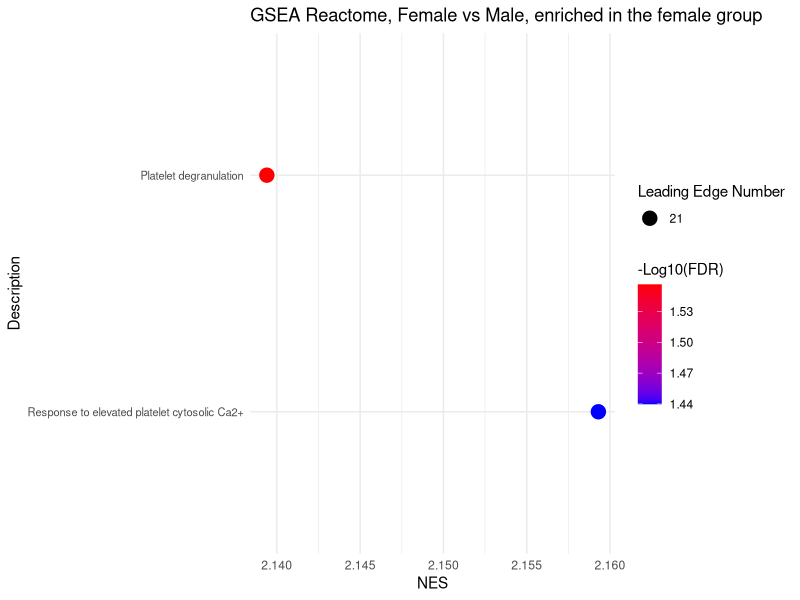
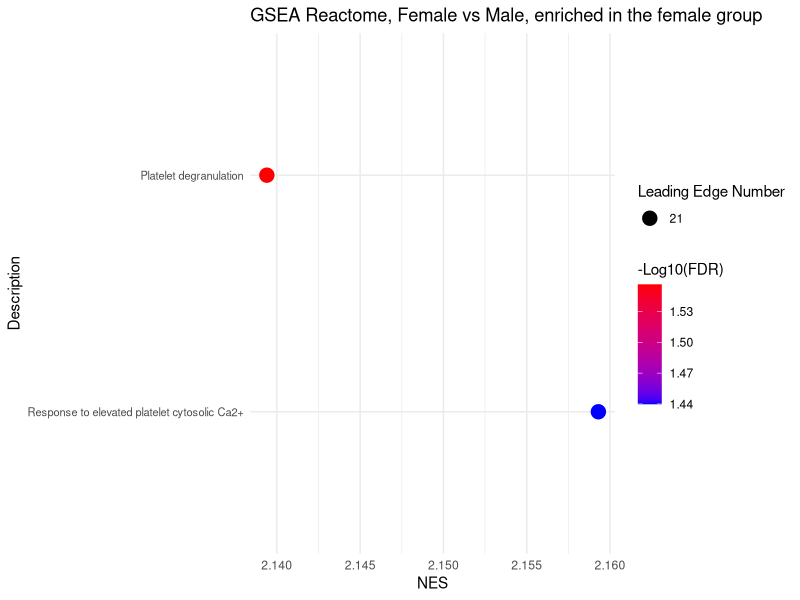

Write the R code that produced these figures, in order.
# =============================================================================
# Script 5 (female_vs_male_GSEA): Dot plot of gene set enrichment analysis
#                                 (GSEA) results, Female vs Male (single-factor)
# =============================================================================
#
# Purpose:
#   Plot pre-computed GSEA results (Reactome) for the Female vs Male
#   comparison of the single-factor model in Script_4. This script only draws
#   the figure; the enrichment analysis itself was run outside R.
#
# NES direction:
#   Positive NES = gene set enriched in the Female group (up in Female - Male);
#   negative NES = enriched in the Male group. Both significant pathways have
#   positive NES (female-enriched), so the x-axis shows NES unchanged.
#
# Input (in this folder):
#   - GSEA_summary_female_vs_male_single_factor.xlsx
#       First (only) sheet "Reactome": 2 significant Reactome pathways
#       (Platelet degranulation; Response to elevated platelet cytosolic
#       Ca2+), NES 2.14-2.16, FDR 0.028-0.036.
#       Columns: Gene Set, Description, Size, Leading Edge Number, ES, NES,
#       P Value, FDR, and Log10(FDR).
#       Note: despite its name, the "Log10(FDR)" column contains -log10(FDR)
#       (Excel formula =-LOG10(FDR)): all values are positive, and a larger
#       value means a smaller FDR. The header has no leading "-" because
#       Excel would read it as a formula; the figure legend is relabelled
#       "-Log10(FDR)" with labs() below.
#
# Outputs (written to this folder):
#   - GSEA_female_vs_male_single_factor.pdf
#       1 page: Figure S7b.
#   - GSEA_female_vs_male_single_factor.RData
#       Workspace with the plot object p4 and the table read (down).
#
# Plot layout: x = NES, y = pathway, point color = -log10(FDR),
#   point size = Leading Edge Number. Pathways are sorted by -log10(FDR),
#   so the most significant one is at the top.
#
# Run in RStudio: setwd() below requires an interactive RStudio session.
# =============================================================================

# Load required packages.
# readxl: read_excel(); dplyr: arrange() / mutate(); ggplot2: dot plot.
library(readxl)
library(dplyr)
library(ggplot2)


# Set the working directory to this script's folder (RStudio only).
setwd(dirname(rstudioapi::getSourceEditorContext()$path))


# Step 1: Reactome pathways enriched in the female group (Figure S7b) ----------
# Read the results from the first worksheet ("Reactome").
down <- read_excel("GSEA_summary_female_vs_male_single_factor.xlsx")


# Sort by increasing -log10(FDR).
# Larger values (more significant) appear higher on the y-axis.
down <- down %>%
  dplyr::arrange((abs(`Log10(FDR)`))) %>%
  dplyr::mutate(
    Description = factor(Description, levels = unique(Description))
  )


# Map enrichment score, -log10(FDR), and leading-edge size.
# Preserve the original NES direction for this comparison.
p4 <- ggplot(
  down,
  aes(
    x = NES,
    y = Description,
    color = `Log10(FDR)`,
    size = `Leading Edge Number`
  )
) +
  geom_point() +
  scale_colour_gradient(
    low = "blue",
    high = "red",
    space = "Lab",
    na.value = "grey50",
    guide = "colourbar",
    aesthetics = "colour"
  ) +
  ggtitle("GSEA Reactome, Female vs Male, enriched in the female group") +
  labs(colour = "-Log10(FDR)") + # Legend title (column holds -log10(FDR))
  theme_minimal() +
  theme(axis.text.y = element_text(size = 8))


# Display the Reactome enrichment plot (Figure S7b).
print(p4)


# Step 2: Save the figure ------------------------------------------------------

# Export the plot to PDF (Figure S7b).
pdf("GSEA_female_vs_male_single_factor.pdf", width = 11, height = 8.5)
print(p4)
dev.off()


# Save the current workspace (plot object p4).
save.image("GSEA_female_vs_male_single_factor.RData")
